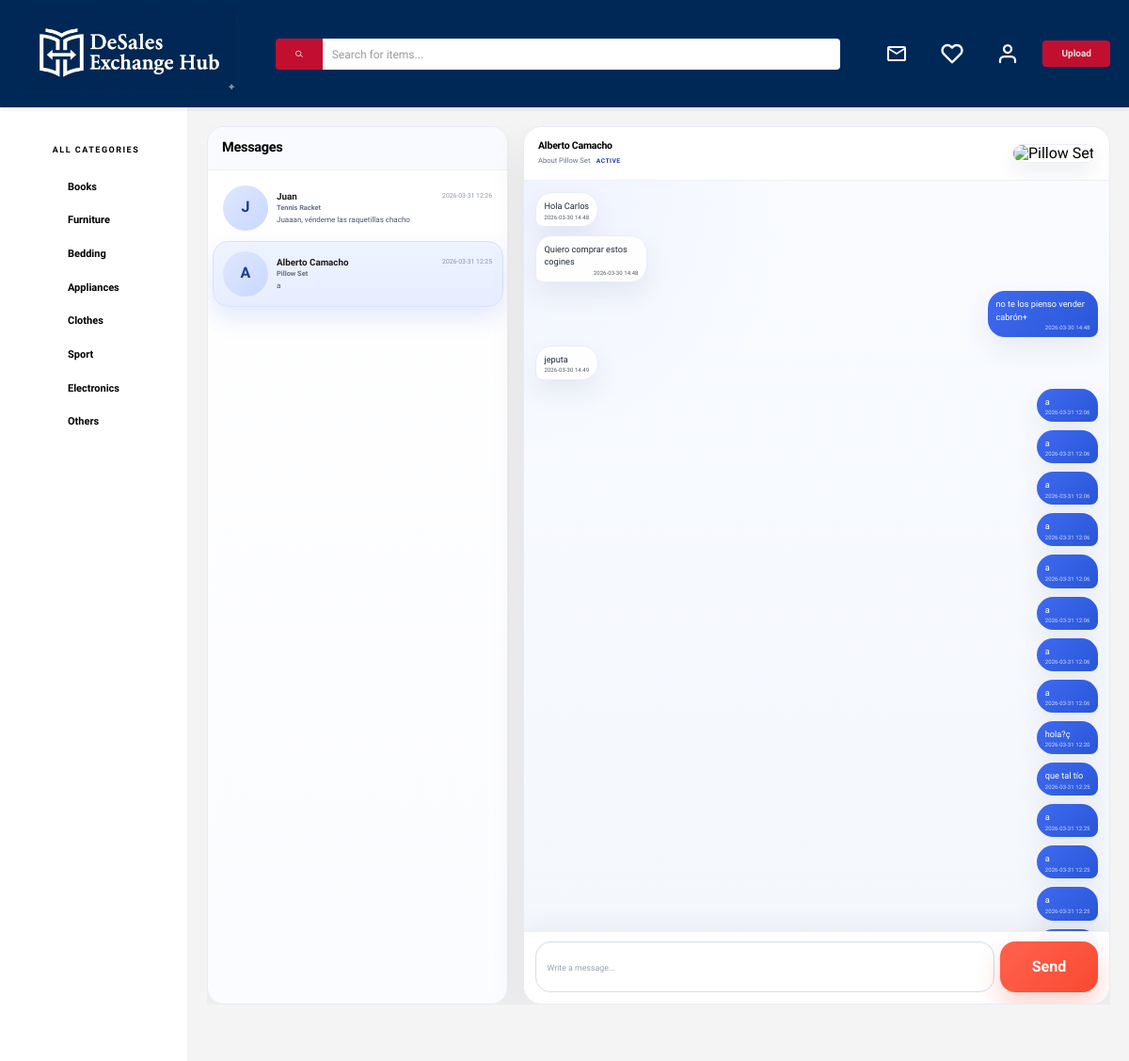
The page /user/messages?conversation_id=1 (signed in) on the database as committed earlier.
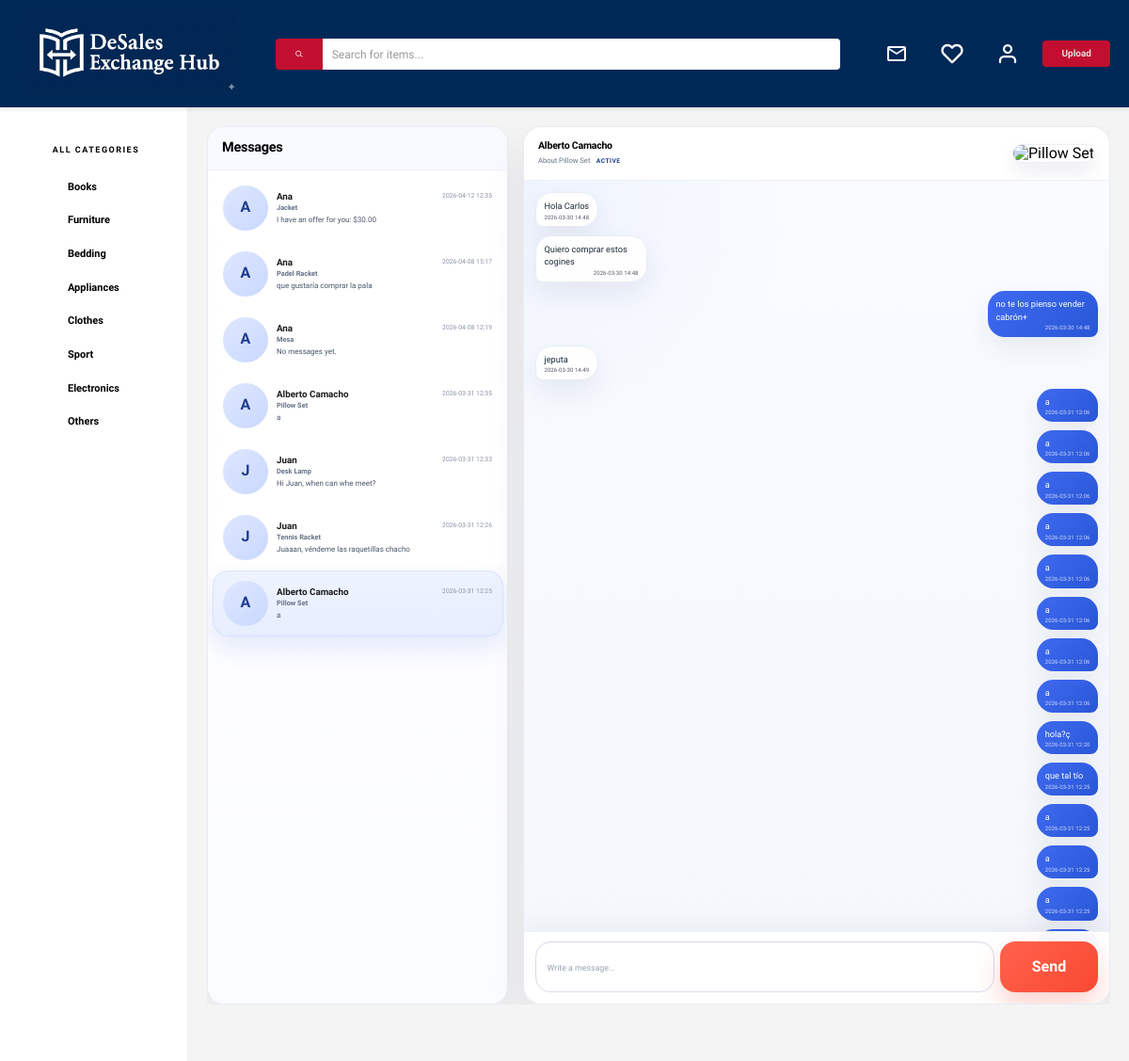
The same page on the database as committed later.
### models.py (models this page shows, shortened)
class User(db.Model):
    id = db.Column(db.Integer, primary_key=True)
    username = db.Column(db.String(20), unique=False, nullable=False)
    email = db.Column(db.String(120), unique=True, nullable=False)
    password = db.Column(db.String(255), nullable=False)
    is_active = db.Column(db.Boolean, default=False, nullable=False)
    items = db.relationship("Item", backref="owner", lazy=True)
    favorite_items = db.relationship("Item", secondary="favorite", back_populates="favorited_by", lazy=True)
    country = db.Column(db.String(20), nullable=True, default="")
    city = db.Column(db.String(20), nullable=True, default="")
    description = db.Column(db.String(400), nullable=True, default="")
    photo_url = db.Column(db.String(200), nullable=True, default="")

class Item(db.Model):
    id = db.Column(db.Integer, primary_key=True, autoincrement=True)
    name = db.Column(db.String(50), nullable=False)
    description = db.Column(db.String(400), nullable=False)
    condition = db.Column(db.String(20), nullable=True, default="")
    brand = db.Column(db.String(50), nullable=True, default="")
    price = db.Column(db.Float, nullable=False)
    category = db.Column(db.String(20), nullable=False)
    created_at = db.Column(db.DateTime, nullable=False, default=db.func.current_timestamp())
    user_id = db.Column(db.Integer, db.ForeignKey("user.id"), nullable=False)
    estado = db.Column(db.String(20), nullable=False, default="active")
    images = db.relationship("ItemImage", backref="item", lazy=True)
    favorited_by = db.relationship("User", secondary="favorite", back_populates="favorite_items", lazy=True)
    @property
    def image_url(self):
        if self.images:
            return self.images[0].image_url
        return "img/default.jpg"

class Message(db.Model):
    id = db.Column(db.Integer, primary_key=True)
    conversation_id = db.Column(db.Integer, db.ForeignKey("conversation.id"), nullable=False)
    sender_id = db.Column(db.Integer, db.ForeignKey("user.id"), nullable=False)
    body = db.Column(db.String(1000), nullable=False)
    created_at = db.Column(db.DateTime, nullable=False, default=db.func.current_timestamp())
    sender = db.relationship("User", backref=db.backref("sent_messages", lazy=True))

### app.py (the view)
@app.route("/user/messages")
def messages():
    user = get_current_user_from_session()
    if not user:
        return redirect(url_for("login"))
    conversation_id = request.args.get("conversation_id", type=int)
    conversations = Conversation.query.filter(
        db.or_(Conversation.buyer_id == user.id, Conversation.seller_id == user.id)
    ).order_by(Conversation.last_message_at.desc(), Conversation.created_at.desc()).all()
    selected_conversation = get_conversation_for_user(conversation_id, user.id)
    if selected_conversation is None and conversations:
        selected_conversation = conversations[0]
    selected_messages = []
    if selected_conversation:
        selected_conversation.mark_read_for(user.id)
        db.session.commit()
        selected_messages = [serialize_message(message, user.id) for message in selected_conversation.messages]
    return render_template(
        "user/messages.html",
        conversations=[serialize_conversation(conversation, user.id) for conversation in conversations],
        selected_conversation=serialize_conversation(selected_conversation, user.id) if selected_conversation else None,
        selected_messages=selected_messages,
        current_user=user,
    )

### app.py (called while the page is built, shortened)
def get_current_user_from_session():
    user_id = session.get("user_id")
    if user_id is not None:
        user = db.session.get(User, user_id)
        if user:
            session["user_id"] = user.id
            session["username"] = user.username
            return user

@app.context_processor
def inject_search_query():
    return {
        "current_search_query": request.args.get("q", "").strip(),
        "condition_labels": CONDITION_LABELS,
    }

def format_chat_timestamp(value):
    if not value:
        return ""
    return value.strftime("%Y-%m-%d %H:%M")

def format_offer_preview(body):
    if not isinstance(body, str) or not body.startswith("OFFER::"):
        return body
    try:
        price = float(body.split("::", 1)[1])
        return f"I have an offer for you: ${price:.2f}"
    except (IndexError, ValueError):
        return "Offer"

def get_conversation_for_user(conversation_id, user_id):
    if not conversation_id:
        return None
    return Conversation.query.filter(
        Conversation.id == conversation_id,
        db.or_(Conversation.buyer_id == user_id, Conversation.seller_id == user_id),
    ).first()

### templates/user/messages.html (shortened to what the changed rows need)
{% extends 'base.html' %}
{% block content %}
<section
    class="messages-page"
    data-messages-page="true"
    data-current-user-id="{{ current_user.id }}"
    data-selected-conversation-id="{{ selected_conversation.id if selected_conversation else '' }}"
>
    <aside class="chat-sidebar">
        <div class="chat-sidebar-header">
            <h2>Messages</h2>
        </div>
        <div class="conversation-list" data-conversation-list>
            {% if conversations %}
                {% for conversation in conversations %}
                    <button
                        type="button"
                        class="conversation-item{% if selected_conversation and selected_conversation.id == conversation.id %} active{% endif %}"
                        data-conversation-id="{{ conversation.id }}"
                        data-url="{{ conversation.messages_url }}"
                    >
                        <span class="conversation-avatar">
                            {% if conversation.other_user_photo_url %}
                                <img src="{{ conversation.other_user_photo_url }}" alt="{{ conversation.other_user_name }}">
                            {% else %}
                                {{ conversation.other_user_name[0].upper() }}
                            {% endif %}
                        </span>
                        <span class="conversation-body">
                            <span class="conversation-top">
                                <span class="conversation-name">{{ conversation.other_user_name }}</span>
                                <span class="conversation-time" data-last-time>{{ conversation.last_message_at }}</span>
                            </span>
                            <span class="conversation-item-name">{{ conversation.item_name }}</span>
                            <span class="conversation-preview-row">
                                <span class="conversation-preview" data-last-preview>{{ conversation.last_message_preview }}</span>
                            </span>
                        </span>
                    </button>
                {% endfor %}
            {% else %}
                <p class="conversation-empty">You do not have conversations yet.</p>
            {% endif %}
        </div>
    </aside>
    <section class="chat-main">
        {% if selected_conversation %}
            <header class="chat-header">
                <div>
                    <h3 class="chat-user-name">{{ selected_conversation.other_user_name }}</h3>
                    <p class="chat-item-context">
                        About {{ selected_conversation.item_name }}
                        {% if selected_conversation.item_status %}
                            <span class="chat-item-status">{{ selected_conversation.item_status|capitalize }}</span>
                        {% endif %}
                    </p>
                </div>
                <div class="chat-context-image-wrap">
                    <img src="{{ selected_conversation.item_image_url }}" alt="{{ selected_conversation.item_name }}">
                </div>
            </header>
            <div class="chat-log" data-chat-log>
                {% if selected_messages %}
                    {% for message in selected_messages %}
                        <article class="chat-message {% if message.is_own %}is-own{% else %}is-other{% endif %}" data-message-id="{{ message.id }}">
                            {% if message.body.startswith('OFFER::') %}
                                {% set offer_price = message.body.split('::')[1] %}
                                <div class="chat-message-body">
                                    <div class="message-offer">
                                        <p class="offer-message-label">💰 Offer</p>
                                        <p class="offer-message-price">${{ "%.2f"|format(offer_price|float) }}</p>
                                        <p class="offer-message-sub">This user has made you an offer</p>
                                    </div>
                                </div>
                            {% else %}
                                <p class="chat-message-body">{{ message.body }}</p>
                            {% endif %}
                            <span class="chat-message-time">{{ message.created_at }}</span>
                        </article>
                    {% endfor %}
                {% else %}
                    <p class="chat-empty" data-chat-empty>Start the conversation by sending your first message.</p>
                {% endif %}
            </div>
            <form class="chat-form" data-chat-form>
                <input
                    type="text"
                    name="body"
                    maxlength="1000"
                    placeholder="Write a message..."
                    autocomplete="off"
                    required
                    data-chat-input
                >
                <button type="submit">Send</button>
            </form>
        {% else %}
            <div class="chat-empty-state">
                <h3>No conversation selected</h3>
                <p>Choose a conversation from the left to view messages.</p>
            </div>
        {% endif %}
    </section>
</section>
{% endblock %}

Rows that differ between the two databases and show on the page:
now on this page (row unchanged): User: username "A" "A" "A", other_user_name "Ana" "Ana" "Ana"
now on this page (row unchanged): Item: item_name "Jacket"
now on this page (row unchanged): Item: item_name "Padel Racket"
added Message: last_message_preview "que gustaría comprar la pala"
now on this page (row unchanged): Item: item_name "Mesa"
now on this page (row unchanged): User: username "A", other_user_name "Alberto Camacho"
now on this page (row edited): Item: item_name "Desk Lamp"
added Message: last_message_preview "Hi Juan, when can whe meet?"
Other text that changed with them:
new list line: "2026-04-12 12:35 I have an offer for you: $30.00"
new list line: "2026-04-08 15:17"
new list line: "2026-04-08 12:19 No messages yet."
new list line: "2026-03-31 12:35 a"
new list line: "Pillow Set"
new list line: "J Juan"
new list line: "2026-03-31 12:33"
